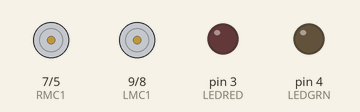
Recording of a sketch running on a simulated Arduino Uno, built with avr-gcc and run on an emulated ATmega328P. On the bench: motor-driver pin pairs drawn as motors (green arrow = first pin HIGH = forward, orange = second pin HIGH = backward, longer = more drive, scaled by the enable pin), output pins drawn as LEDs (lit = HIGH). At 32.3 s the program stops and its outputs stay as they are.

Above: at 0.15 s.
At 2.6 s:
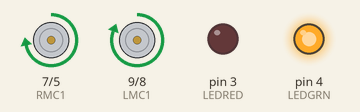
At 8.6 s:
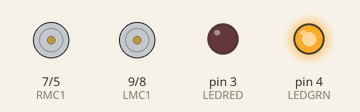
At 17.6 s:
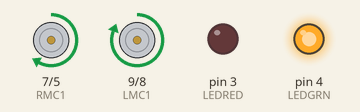
At 29.16 s:
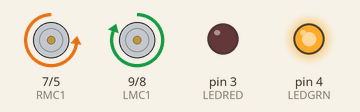
At 32.4 s:
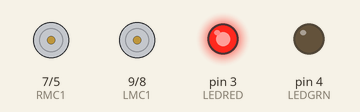
Timing chart, 0 to 33.8 s (numbered marks = the images above):
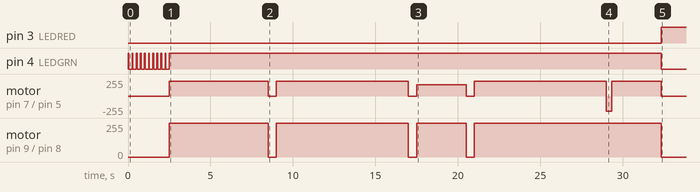

Measured:
- by itself, pin 3 (LEDRED): LOW → HIGH at 32.3 s
- by itself, pin 4 (LEDGRN): goes 10 × (HIGH 0.05 s, LOW 0.20 s), HIGH 29.8 s, then LOW
- by itself, motor on pin 9 (LMC1) / pin 8 (LMC2): stopped → forward 255/255 at 2.5 s, → stopped 6.0 s later, → forward 255/255 0.50 s later, → stopped 8.0 s later, … (8 changes in this stretch)
- by itself, motor on pin 7 (RMC1) / pin 5 (RMC2): stopped → forward 222/255 at 2.5 s, → stopped 6.0 s later, → forward 222/255 0.50 s later, → stopped 8.0 s later, … (10 changes in this stretch)

The sketch:

AutoDrive.ino
```cpp
#define LEDRED 3
#define LEDGRN 4

#define RMPWM 6
#define RMC1 7
#define RMC2 5

#define LMPWM 10
#define LMC1 9
#define LMC2 8

#define PWRMAXL 255
#define PWRMAXR 225

void brakeRM() {
  analogWrite(RMPWM, 0);
  digitalWrite(RMC1, HIGH);
  digitalWrite(RMC2, HIGH);
}

void brakeLM() {
  analogWrite(LMPWM, 0);
  digitalWrite(LMC1, HIGH);
  digitalWrite(LMC2, HIGH);
}

void setRM(bool b, int pwm) {
  analogWrite(RMPWM, pwm);
  digitalWrite(RMC1, b ? HIGH : LOW);
  digitalWrite(RMC2, b ? LOW : HIGH);
}

void setLM(bool b, int pwm) {
  analogWrite(LMPWM, pwm);
  digitalWrite(LMC1, b ? HIGH : LOW);
  digitalWrite(LMC2, b ? LOW : HIGH);
}

void startRM() {
  analogWrite(RMPWM, PWRMAXR);
  digitalWrite(RMC1, HIGH);
  digitalWrite(RMC2, LOW);
}

void startLM() {
  analogWrite(LMPWM, PWRMAXL);
  digitalWrite(LMC1, HIGH);
  digitalWrite(LMC2, LOW);
}

void backRM() {
  analogWrite(RMPWM, PWRMAXR);
  digitalWrite(RMC1, LOW);
  digitalWrite(RMC2, HIGH);
}

void backLM() {
  analogWrite(LMPWM, PWRMAXL);
  digitalWrite(LMC1, LOW);
  digitalWrite(LMC2, HIGH);
}

void stopRM() {
  analogWrite(RMPWM, 0);
  digitalWrite(RMC1, LOW);
  digitalWrite(RMC2, LOW);
}

void stopLM() {
  analogWrite(LMPWM, 0);
  digitalWrite(LMC1, HIGH);
  digitalWrite(LMC2, LOW);
}

void straight(int t) {
  startRM();
  startLM();
  delay(t);
}

void back(int t) {
  stopRM();
  stopLM();
  delay(t);
}

void pivotRight(int t) {
  stopRM();
  startLM();
  delay(t);
}

void pivotLeft(int t) {
  startRM();
  stopLM();
  delay(t);
}

void spinRight(int t) {
  backRM();
  startLM();
  delay(t);
}

void spinLeft(int t) {
  startRM();
  backLM();
  delay(t);
}

void start() {
  for (int i = 0; i < 10; i++) {
    digitalWrite(LEDGRN, HIGH);
    delay(50);
    digitalWrite(LEDGRN, LOW);
    delay(200);
  }
  digitalWrite(LEDGRN, HIGH);
}

void halt() {
  stopRM();
  stopLM();

  digitalWrite(LEDGRN, LOW);
  digitalWrite(LEDRED, HIGH);
  for (;;);
}

void setup() {
  pinMode(LEDRED, OUTPUT);
  pinMode(LEDGRN, OUTPUT);

  pinMode(RMPWM, OUTPUT);
  pinMode(RMC1, OUTPUT);
  pinMode(RMC2, OUTPUT);

  pinMode(LMPWM, OUTPUT);
  pinMode(LMC1, OUTPUT);
  pinMode(LMC2, OUTPUT);
}

void loop() {
  start();

  setRM(true, int(PWRMAXR * 0.99));
  setLM(true, PWRMAXL);
  delay(6000);

  brakeRM();
  brakeLM();
  delay(500);

  setRM(true, int(PWRMAXR * 0.75));
  setLM(true, PWRMAXL);
  delay(8000);

  brakeRM();
  brakeLM();
  delay(500);

  setRM(true, int(PWRMAXR * 0.65));
  setLM(true, PWRMAXL);
  delay(3000);

  brakeRM();
  brakeLM();
  delay(500);

  straight(8000);

  spinRight(333);

  straight(3000);

  halt();
}
```
